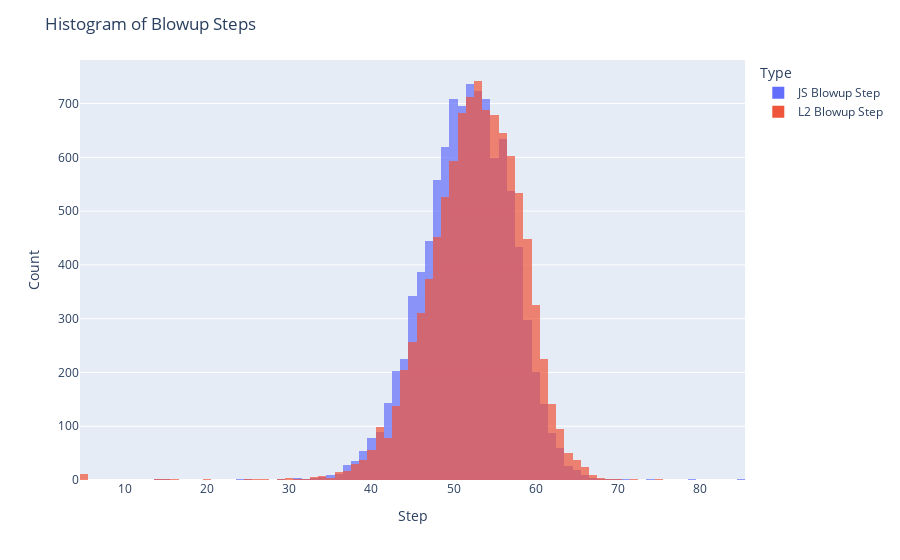

Source (notebook cell):
### Code cell
fig_px = px.histogram(temp_df, x="Step", color="Type", barmode="overlay", opacity=0.7)
fig_px.update_layout(
    title="Histogram of Blowup Steps", xaxis_title="Step", yaxis_title="Count"
)
fig_px.show()

### Figure 1 — Plotly figure (JSON) as saved in the notebook; plotly's stock layout.template omitted (floating-point values rounded to 4 significant figures; data arrays with more than 128 entries replaced by an {"elided": "..."} marker saying what was removed)
{"data": [{"alignmentgroup": "True", "bingroup": "x", "hovertemplate": "Type=JS Blowup Step<br>Step=%{x}<br>count=%{y}<extra></extra>", "legendgroup": "JS Blowup Step", "marker": {"color": "#636efa", "opacity": 0.7, "pattern": {"shape": ""}}, "name": "JS Blowup Step", "offsetgroup": "JS Blowup Step", "orientation": "v", "showlegend": true, "type": "histogram", "x": {"elided": "9879 int values"}, "xaxis": "x", "yaxis": "y"}, {"alignmentgroup": "True", "bingroup": "x", "hovertemplate": "Type=L2 Blowup Step<br>Step=%{x}<br>count=%{y}<extra></extra>", "legendgroup": "L2 Blowup Step", "marker": {"color": "#EF553B", "opacity": 0.7, "pattern": {"shape": ""}}, "name": "L2 Blowup Step", "offsetgroup": "L2 Blowup Step", "orientation": "v", "showlegend": true, "type": "histogram", "x": {"elided": "9879 int values"}, "xaxis": "x", "yaxis": "y"}], "layout": {"barmode": "overlay", "legend": {"title": {"text": "Type"}, "tracegroupgap": 0}, "margin": {"t": 60}, "title": {"text": "Histogram of Blowup Steps"}, "xaxis": {"anchor": "y", "domain": [0, 1], "title": {"text": "Step"}}, "yaxis": {"anchor": "x", "domain": [0, 1], "title": {"text": "Count"}}}}
